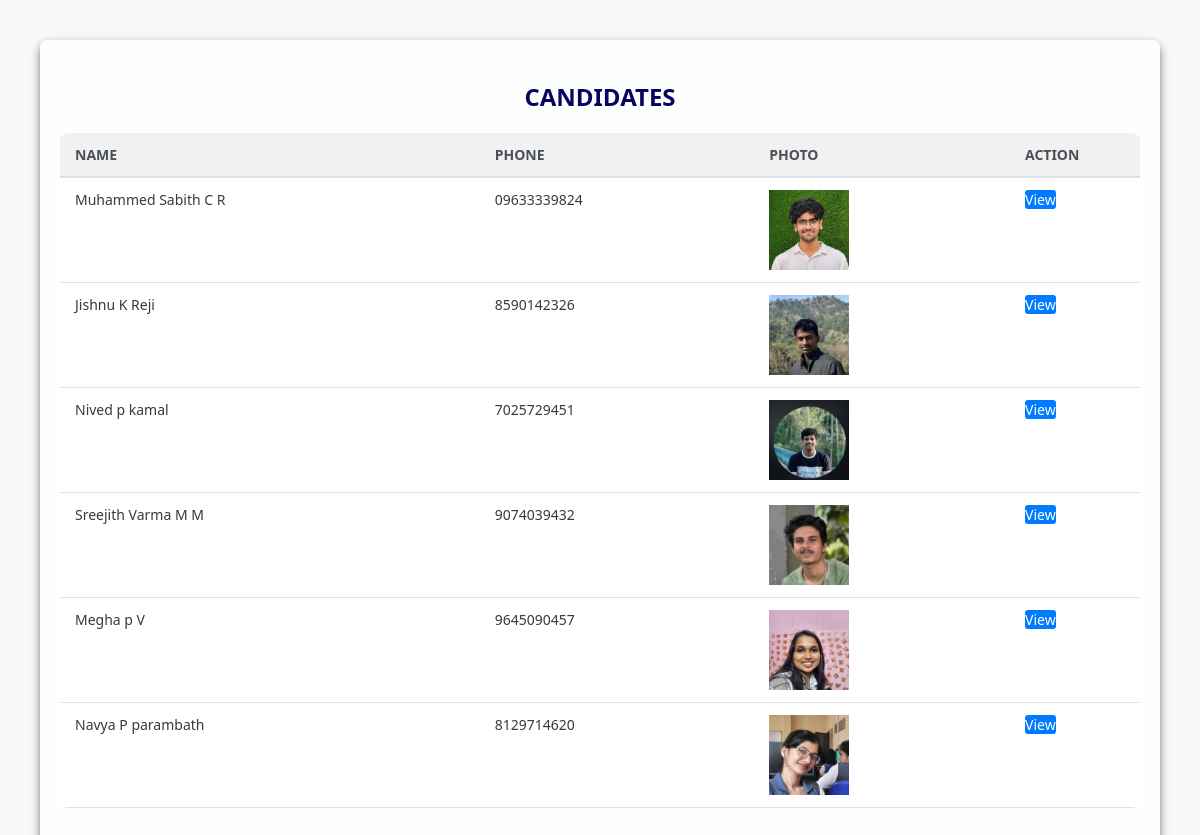
/qualifiedc, run on the app's committed database.
### Evoteapp/models.py (models this page shows)
class Candidate_model(models.Model):
    fname = models.CharField(max_length=100, null=True, blank=True)
    mname = models.CharField(max_length=100, null=True, blank=True)
    lname = models.CharField(max_length=100, null=True, blank=True)
    dob = models.CharField(max_length=100, null=True, blank=True)
    gender = models.CharField(max_length=100, null=True, blank=True)
    address = models.CharField(max_length=100, null=True, blank=True)
    party = models.CharField(max_length=100, null=True, blank=True)
    logo = models.FileField(upload_to='logo/', null=True, blank=True)
    city = models.CharField(max_length=100, null=True, blank=True)
    state = models.CharField(max_length=100, null=True, blank=True)
    country = models.CharField(max_length=100, null=True, blank=True)
    pincode = models.CharField(max_length=100, null=True, blank=True)
    photo = models.FileField(upload_to='photo/', null=True, blank=True)
    aadhaar = models.CharField(max_length=100, null=True, blank=True)
    proof = models.FileField(upload_to='proof/', null=True, blank=True)
    voterid = models.FileField(upload_to='voterid/', null=True, blank=True)
    phone= models.CharField(max_length=100, null=True, blank=True)
    mail = models.CharField(max_length=100, null=True, blank=True)
    ward =models.ForeignKey(Ward,on_delete=models.CASCADE,null=True,blank=True)
    status=models.CharField(max_length=100,null=True,blank=True)

### Evoteapp/views.py (the view)
# urls.py: path('qualifiedc', qualifiedc.as_view(),name='qualifiedc'),
class qualifiedc(View):
    def get(self, request):
        obj= Candidate_model.objects.all()
        return render(request, 'officer/qualifiedc.html',{'val': obj})

### templates/Officer/qualifiedc.html (shortened to what this page needs)
{% load static %}
<html lang="en">
<head>
  <link rel="stylesheet" href="{% static 'css/managecd.css' %}">
</head>
<body>
  <div class="container">
    <h2>CANDIDATES</h2>
    <div class="table-responsive">
      <table class="table table-bordered table-hover">
        <thead class="table-light">
          <tr>
            <th>Name</th>
            <th>Phone</th>
            <th>Photo</th>
            <th style="width: 100px;">Action</th>
          </tr>
        </thead>
        <tbody>
           {% for i in val %}
          <tr>
            <td>{{i.fname}} {{i.mname}} {{i.lname}}</td>
            <td>{{i.phone}}</td>
            <td><img src='{{i.photo.url}}' width="80px" height="80px"></td>
            <td style="width: 100px;">
                <a href="/seecandidate/{{i.id}}" >View</a>
            </td>
          </tr>
          {% endfor %}
        </tbody>
      </table>
    </div>
  </div>
</body>
</html>

### static/css/managecd.css (style rules this page uses)
body { font-family:system-ui, -apple-system, BlinkMacSystemFont, 'Segoe UI', Roboto, Oxygen, Ubuntu, Cantarell, 'Open Sans', 'Helvetica Neue', sans-serif; background-color: #f8f9fa; background-image: url("mngcd.jpg"); background-position: center; background-position-y: -2.5cm; background-repeat: no-repeat; background-size: cover; margin: 0; padding: 0; color: #343a40; }
.container { margin: 40px auto; padding: 20px; width: 90%; background-color: rgba(255, 255, 255, 0.8); border-radius: 8px; box-shadow: 0 4px 10px rgba(0, 0, 0, 0.5); }
h2 { font-size: 24px; font-weight: 600; color: #09045f; font-weight: bolder; margin-bottom: 20px; text-align: center; }
.table-responsive { margin-top: 20px; }
table { width: 100%; border-collapse: collapse; margin-bottom: 20px; background-color: #ffffff; border-radius: 8px; overflow: hidden; }
thead { background-color: #f1f1f1; text-transform: uppercase; font-size: 14px; font-weight: 600; }
thead th { padding: 12px 15px; text-align: left; color: #495057; border-bottom: 2px solid #dee2e6; }
tbody tr { border-bottom: 1px solid #dee2e6; transition: background-color 0.3s ease; }
tbody td { padding: 12px 15px; font-size: 14px; vertical-align: top; }
a { text-decoration: none; background-color: #007bff; border-radius: 3px; color: white; }

### data on the page
Candidate_model: fname "Muhammed", mname "Sabith", lname "C R", phone "09633339824", photo (picture)
Candidate_model: fname "Jishnu", mname "K", lname "Reji", phone "8590142326", photo (picture)
Candidate_model: fname "Nived", mname "p", lname "kamal", phone "7025729451", photo (picture)
Candidate_model: fname "Sreejith", mname "Varma", lname "M M", phone "9074039432", photo (picture)
Candidate_model: fname "Megha", mname "p", lname "V", phone "9645090457", photo (picture)
Candidate_model: fname "Navya", mname "P", lname "parambath", phone "8129714620", photo (picture)
